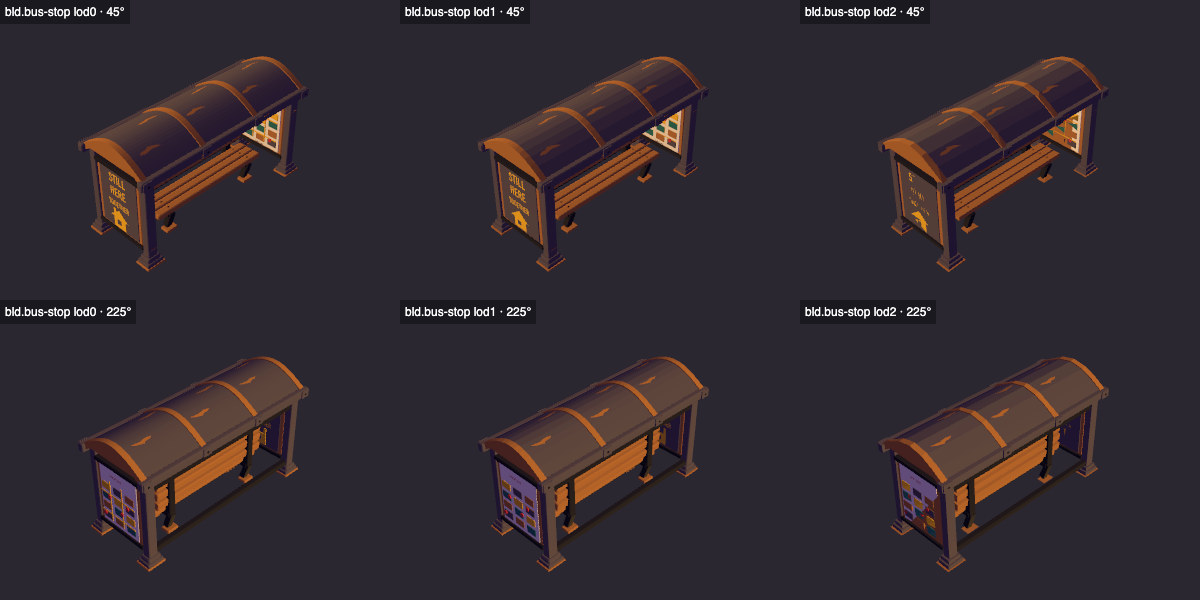
#> input picture assets/bld.bus-stop/renders/lod-check.png, 1200 x 600 px, given in place of hero.png, which was not available
$ python contact-sheet.py
#> lines starting #> are read from the running program, lines starting #| are printed output that depends on the picture; pictures that were not available may be replaced by others from this repository, and a replacement may not be noted
"""Compose compact review sheets from the CPU Cycles renders (requires Pillow)."""
from pathlib import Path
from PIL import Image, ImageDraw

HERE = Path(__file__).resolve().parent

def sheet(output, files, labels, rows):
#> called with output = 'contact-sheet.png', rows = 2
    canvas = Image.new('RGB', (1440, rows * 384), '#211e29')
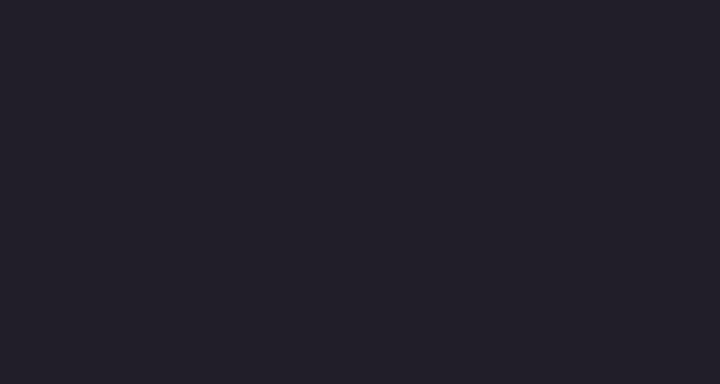
#> canvas: PIL image 1440x768 RGB (shown at 1/2 size); mean R, G, B 33, 30, 41
    draw = ImageDraw.Draw(canvas)
    for i, (file, label) in enumerate(zip(files, labels)):
        x, y = i % 3 * 480, i // 3 * 384
        canvas.paste(Image.open(HERE / 'renders' / file).convert('RGB'), (x, y))
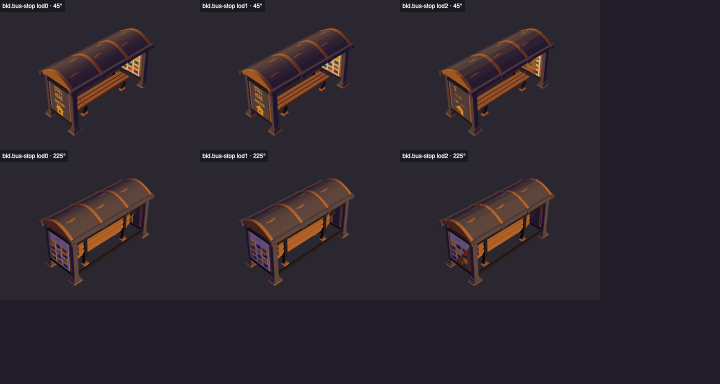
#> canvas: PIL image 1440x768 RGB (shown at 1/2 size); mean R, G, B 44.7, 38.3, 45.9
        draw.text((x + 12, y + 363), label, fill='white')
#> pass 2 of the loop in sheet, `for i, (file, label) in enumerate(zip(files, labels)):`:
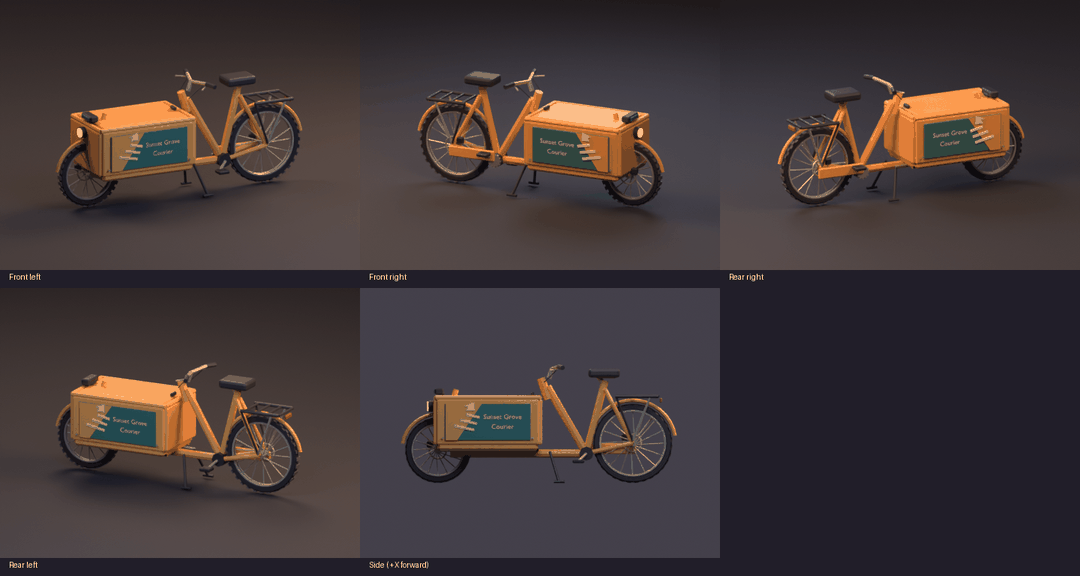
#> input picture assets/veh.courier-bike/contact-sheet.png, 1080 x 576 px, given in place of turntable-quarter-front.png, which was not available
#> in sheet, `canvas.paste(Image.open(HERE / 'renders' / file).convert('RGB'), (x, y))`:
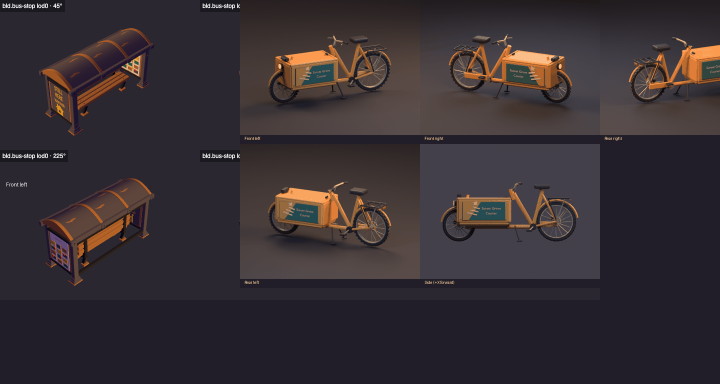
#> canvas: PIL image 1440x768 RGB (shown at 1/2 size); mean R, G, B 54.5, 46.7, 51.1
    canvas = canvas.resize((1080, rows * 288), Image.Resampling.LANCZOS)
    canvas.quantize(colors=256).save(HERE / output, optimize=True)

#> (the run stopped early here; a loop or call above may not have finished)
